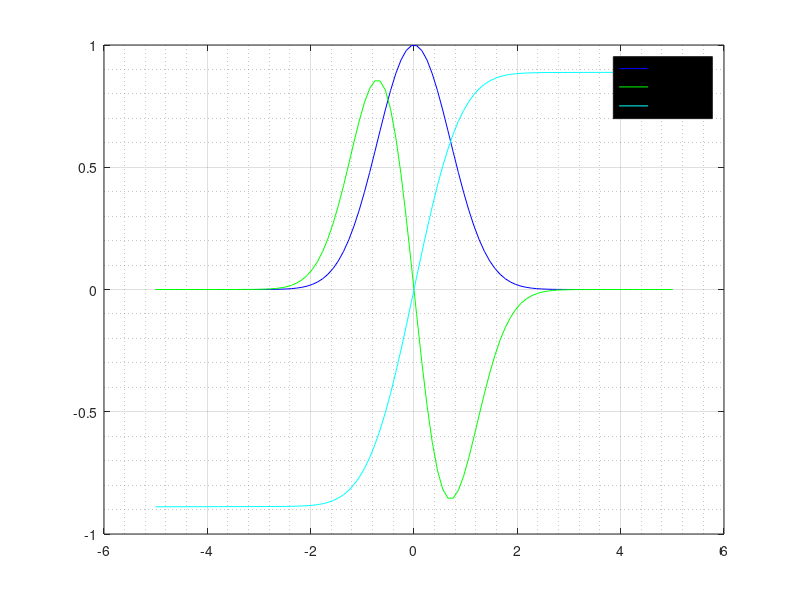

Here is the MATLAB script that generated this plot:
function plotCalculus
    n = 1000;
    x = linspace(-5,5,100);
    y1 = arrayfun(@func,x);
    y2 = arrayfun(@calcDerivative,x);
    
    function y = calcDerivative(x)
        y = (func(x + 1/n) - func(x))*n;
    end
    y3 = arrayfun(@calcPrimitive,x);
    
    function y = calcPrimitive(x)
        y = 0;
        for k = 0:n
            y = y + func(x*k/n)*x/n;
        end
    end
    plot(x,y1,'y',x,y2,'g',x,y3,'r');
    legend('function','derivative','primitive');
    whitebg('black');
    grid on;
    grid minor;
end

function y = func(x)
    y = exp(-x^2);
end